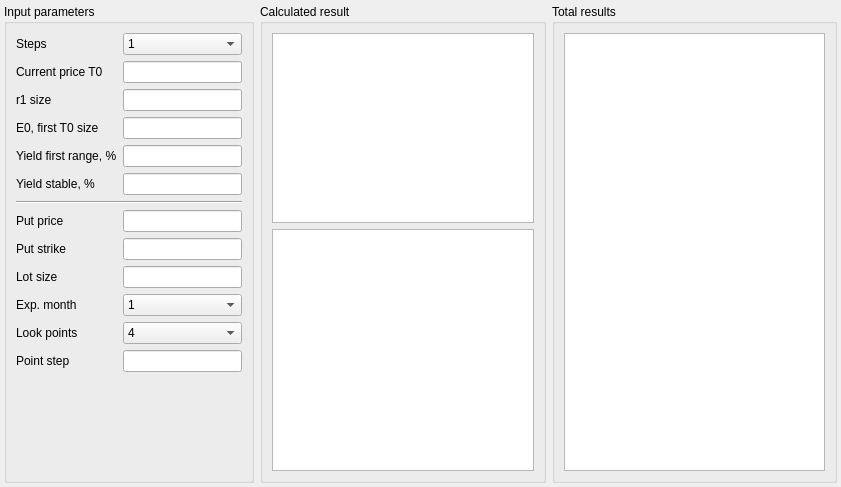
<?xml version="1.0" encoding="UTF-8"?>
<ui version="4.0">
 <class>LpPutPage</class>
 <widget class="QWidget" name="LpPutPage">
  <property name="geometry">
   <rect>
    <x>0</x>
    <y>0</y>
    <width>841</width>
    <height>487</height>
   </rect>
  </property>
  <property name="windowTitle">
   <string>Form</string>
  </property>
  <layout class="QHBoxLayout" name="horizontalLayout">
   <property name="leftMargin">
    <number>4</number>
   </property>
   <property name="topMargin">
    <number>4</number>
   </property>
   <property name="rightMargin">
    <number>4</number>
   </property>
   <property name="bottomMargin">
    <number>4</number>
   </property>
   <item>
    <widget class="QGroupBox" name="groupBox">
     <property name="maximumSize">
      <size>
       <width>250</width>
       <height>16777215</height>
      </size>
     </property>
     <property name="title">
      <string>Input parameters</string>
     </property>
     <layout class="QGridLayout" name="gridLayout">
      <item row="10" column="0">
       <widget class="QLabel" name="label_5">
        <property name="text">
         <string>Lot size</string>
        </property>
       </widget>
      </item>
      <item row="2" column="1">
       <widget class="QLineEdit" name="curPriceLineEdit"/>
      </item>
      <item row="5" column="1">
       <widget class="QLineEdit" name="yield1lineEdit"/>
      </item>
      <item row="11" column="1">
       <widget class="QComboBox" name="expComboBox">
        <item>
         <property name="text">
          <string>1</string>
         </property>
        </item>
        <item>
         <property name="text">
          <string>2</string>
         </property>
        </item>
        <item>
         <property name="text">
          <string>3</string>
         </property>
        </item>
        <item>
         <property name="text">
          <string>4</string>
         </property>
        </item>
        <item>
         <property name="text">
          <string>5</string>
         </property>
        </item>
        <item>
         <property name="text">
          <string>6</string>
         </property>
        </item>
        <item>
         <property name="text">
          <string>9</string>
         </property>
        </item>
        <item>
         <property name="text">
          <string>12</string>
         </property>
        </item>
       </widget>
      </item>
      <item row="4" column="0">
       <widget class="QLabel" name="label_3">
        <property name="text">
         <string>E0, first T0 size</string>
        </property>
       </widget>
      </item>
      <item row="11" column="0">
       <widget class="QLabel" name="label_16">
        <property name="text">
         <string>Exp. month</string>
        </property>
       </widget>
      </item>
      <item row="4" column="1">
       <widget class="QLineEdit" name="e0LineEdit"/>
      </item>
      <item row="14" column="0">
       <spacer name="verticalSpacer">
        <property name="orientation">
         <enum>Qt::Vertical</enum>
        </property>
        <property name="sizeHint" stdset="0">
         <size>
          <width>20</width>
          <height>40</height>
         </size>
        </property>
       </spacer>
      </item>
      <item row="8" column="0">
       <widget class="QLabel" name="label_7">
        <property name="text">
         <string>Put price</string>
        </property>
       </widget>
      </item>
      <item row="12" column="1">
       <widget class="QComboBox" name="pointsComboBox">
        <item>
         <property name="text">
          <string>4</string>
         </property>
        </item>
        <item>
         <property name="text">
          <string>6</string>
         </property>
        </item>
        <item>
         <property name="text">
          <string>8</string>
         </property>
        </item>
        <item>
         <property name="text">
          <string>10</string>
         </property>
        </item>
        <item>
         <property name="text">
          <string>15</string>
         </property>
        </item>
        <item>
         <property name="text">
          <string>20</string>
         </property>
        </item>
       </widget>
      </item>
      <item row="5" column="0">
       <widget class="QLabel" name="label_8">
        <property name="text">
         <string>Yield first range, %</string>
        </property>
       </widget>
      </item>
      <item row="8" column="1">
       <widget class="QLineEdit" name="putPriceLineEdit"/>
      </item>
      <item row="6" column="0">
       <widget class="QLabel" name="label_9">
        <property name="text">
         <string>Yield stable, %</string>
        </property>
       </widget>
      </item>
      <item row="0" column="1">
       <widget class="QComboBox" name="stepsComboBox">
        <item>
         <property name="text">
          <string>1</string>
         </property>
        </item>
        <item>
         <property name="text">
          <string>2</string>
         </property>
        </item>
        <item>
         <property name="text">
          <string>3</string>
         </property>
        </item>
        <item>
         <property name="text">
          <string>4</string>
         </property>
        </item>
        <item>
         <property name="text">
          <string>5</string>
         </property>
        </item>
        <item>
         <property name="text">
          <string>6</string>
         </property>
        </item>
       </widget>
      </item>
      <item row="3" column="0">
       <widget class="QLabel" name="label_2">
        <property name="text">
         <string>r1 size</string>
        </property>
       </widget>
      </item>
      <item row="0" column="0">
       <widget class="QLabel" name="label">
        <property name="text">
         <string>Steps</string>
        </property>
       </widget>
      </item>
      <item row="3" column="1">
       <widget class="QLineEdit" name="r1LineEdit"/>
      </item>
      <item row="10" column="1">
       <widget class="QLineEdit" name="lotLineEdit"/>
      </item>
      <item row="9" column="0">
       <widget class="QLabel" name="label_6">
        <property name="text">
         <string>Put strike</string>
        </property>
       </widget>
      </item>
      <item row="2" column="0">
       <widget class="QLabel" name="label_4">
        <property name="text">
         <string>Current price T0</string>
        </property>
       </widget>
      </item>
      <item row="7" column="0" colspan="2">
       <widget class="Line" name="line">
        <property name="orientation">
         <enum>Qt::Horizontal</enum>
        </property>
       </widget>
      </item>
      <item row="9" column="1">
       <widget class="QLineEdit" name="strikeLineEdit"/>
      </item>
      <item row="6" column="1">
       <widget class="QLineEdit" name="yieldStablelineEdit"/>
      </item>
      <item row="12" column="0">
       <widget class="QLabel" name="label_10">
        <property name="text">
         <string>Look points</string>
        </property>
       </widget>
      </item>
      <item row="13" column="0">
       <widget class="QLabel" name="label_11">
        <property name="text">
         <string>Point step</string>
        </property>
       </widget>
      </item>
      <item row="13" column="1">
       <widget class="QLineEdit" name="pointStepLineEdit"/>
      </item>
     </layout>
    </widget>
   </item>
   <item>
    <widget class="QGroupBox" name="groupBox_2">
     <property name="sizePolicy">
      <sizepolicy hsizetype="Expanding" vsizetype="Preferred">
       <horstretch>0</horstretch>
       <verstretch>0</verstretch>
      </sizepolicy>
     </property>
     <property name="maximumSize">
      <size>
       <width>16777215</width>
       <height>16777215</height>
      </size>
     </property>
     <property name="title">
      <string>Calculated result</string>
     </property>
     <layout class="QGridLayout" name="gridLayout_2">
      <item row="0" column="0">
       <widget class="QTableWidget" name="resultTable">
        <property name="maximumSize">
         <size>
          <width>16777215</width>
          <height>190</height>
         </size>
        </property>
       </widget>
      </item>
      <item row="1" column="0">
       <widget class="QTableWidget" name="putTable"/>
      </item>
     </layout>
    </widget>
   </item>
   <item>
    <widget class="QGroupBox" name="groupBox_3">
     <property name="maximumSize">
      <size>
       <width>300</width>
       <height>16777215</height>
      </size>
     </property>
     <property name="title">
      <string>Total results</string>
     </property>
     <layout class="QVBoxLayout" name="verticalLayout">
      <item>
       <widget class="QTableWidget" name="totalTable"/>
      </item>
     </layout>
    </widget>
   </item>
  </layout>
 </widget>
 <resources/>
 <connections/>
</ui>
